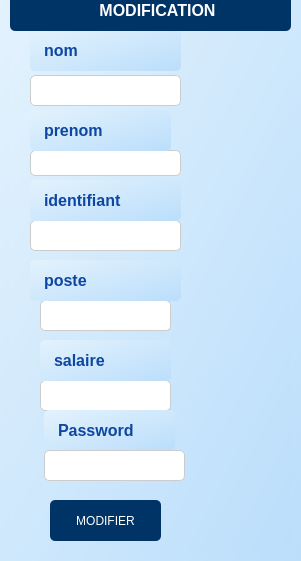
   <widget class="QGroupBox" name="gb_modifier">
    <property name="geometry">
     <rect>
      <x>580</x>
      <y>130</y>
      <width>301</width>
      <height>561</height>
     </rect>
    </property>
    <property name="styleSheet">
     <string notr="true">
QGroupBox {
    border: none; /* Pas de bordure */
    border-radius: 8px; /* Coins arrondis */
    padding: 10px; /* Espacement interne */
    margin: 10px; /* Espacement externe */
    background: qlineargradient(x1:0, y1:0, x2:1, y2:1, stop:0 #e3f2fd, stop:1 #bbdefb); /* Dégradé de bleu clair */
}

QGroupBox::title {
    subcontrol-origin: margin; /* Position du titre */
    left: 10px; /* Décalage à gauche */
    padding: 0 5px; /* Espacement autour du titre */
    color: #1976D2; /* Couleur du titre */
    font-size: 16px; /* Taille du titre */
    font-weight: bold; /* Titre en gras */
}</string>
    </property>
    <property name="title">
     <string>modifier</string>
    </property>
    <widget class="QLineEdit" name="lineEdit_6">
     <property name="geometry">
      <rect>
       <x>30</x>
       <y>75</y>
       <width>151</width>
       <height>31</height>
      </rect>
     </property>
     <property name="styleSheet">
      <string notr="true">QLineEdit {
    border: 1px solid #ccc; /* Bordure grise */
    border-radius: 5px; /* Coins arrondis */
    padding: 5px; /* Espacement interne */
    background-color: white; /* Fond blanc */
    color: #0D47A1; /* Texte bleu foncé */
    font-size: 16px; /* Taille de la police */
    box-shadow: 0px 2px 5px rgba(0, 0, 0, 0.1); /* Ombre */
}

QLineEdit:focus {
    border: 1px solid #2196F3; /* Bordure bleue au focus */
}</string>
     </property>
    </widget>
    <widget class="QLineEdit" name="lineEdit_7">
     <property name="geometry">
      <rect>
       <x>30</x>
       <y>150</y>
       <width>151</width>
       <height>26</height>
      </rect>
     </property>
     <property name="styleSheet">
      <string notr="true">QLineEdit {
    border: 1px solid #ccc; /* Bordure grise */
    border-radius: 5px; /* Coins arrondis */
    padding: 5px; /* Espacement interne */
    background-color: white; /* Fond blanc */
    color: #0D47A1; /* Texte bleu foncé */
    font-size: 16px; /* Taille de la police */
    box-shadow: 0px 2px 5px rgba(0, 0, 0, 0.1); /* Ombre */
}

QLineEdit:focus {
    border: 1px solid #2196F3; /* Bordure bleue au focus */
}</string>
     </property>
    </widget>
    <widget class="QLineEdit" name="lineEdit_9">
     <property name="geometry">
      <rect>
       <x>40</x>
       <y>300</y>
       <width>131</width>
       <height>31</height>
      </rect>
     </property>
     <property name="styleSheet">
      <string notr="true">QLineEdit {
    border: 1px solid #ccc; /* Bordure grise */
    border-radius: 5px; /* Coins arrondis */
    padding: 5px; /* Espacement interne */
    background-color: white; /* Fond blanc */
    color: #0D47A1; /* Texte bleu foncé */
    font-size: 16px; /* Taille de la police */
    box-shadow: 0px 2px 5px rgba(0, 0, 0, 0.1); /* Ombre */
}

QLineEdit:focus {
    border: 1px solid #2196F3; /* Bordure bleue au focus */
}</string>
     </property>
    </widget>
    <widget class="QLineEdit" name="lineEdit_10">
     <property name="geometry">
      <rect>
       <x>40</x>
       <y>380</y>
       <width>131</width>
       <height>31</height>
      </rect>
     </property>
     <property name="styleSheet">
      <string notr="true">QLineEdit {
    border: 1px solid #ccc; /* Bordure grise */
    border-radius: 5px; /* Coins arrondis */
    padding: 5px; /* Espacement interne */
    background-color: white; /* Fond blanc */
    color: #0D47A1; /* Texte bleu foncé */
    font-size: 16px; /* Taille de la police */
    box-shadow: 0px 2px 5px rgba(0, 0, 0, 0.1); /* Ombre */
}

QLineEdit:focus {
    border: 1px solid #2196F3; /* Bordure bleue au focus */
}</string>
     </property>
    </widget>
    <widget class="QLabel" name="label_6">
     <property name="geometry">
      <rect>
       <x>30</x>
       <y>110</y>
       <width>141</width>
       <height>41</height>
      </rect>
     </property>
     <property name="styleSheet">
      <string notr="true">QLabel {
    background-color: qlineargradient(x1:0, y1:0, x2:1, y2:1, stop:0 #e3f2fd, stop:1 #bbdefb); /* Fond bleu clair */
    color: #0D47A1; /* Texte bleu foncé */
    padding: 10px; /* Espacement interne */
    border-radius: 5px; /* Coins arrondis */
    font-size: 16px; /* Taille de la police */
    font-weight: bold; /* Texte en gras */
}</string>
     </property>
     <property name="text">
      <string>prenom</string>
     </property>
    </widget>
    <widget class="QLabel" name="label_10">
     <property name="geometry">
      <rect>
       <x>30</x>
       <y>260</y>
       <width>151</width>
       <height>41</height>
      </rect>
     </property>
     <property name="styleSheet">
      <string notr="true">QLabel {
    background-color: qlineargradient(x1:0, y1:0, x2:1, y2:1, stop:0 #e3f2fd, stop:1 #bbdefb); /* Fond bleu clair */
    color: #0D47A1; /* Texte bleu foncé */
    padding: 10px; /* Espacement interne */
    border-radius: 5px; /* Coins arrondis */
    font-size: 16px; /* Taille de la police */
    font-weight: bold; /* Texte en gras */
}</string>
     </property>
     <property name="text">
      <string>poste</string>
     </property>
    </widget>
    <widget class="QLabel" name="label_11">
     <property name="geometry">
      <rect>
       <x>40</x>
       <y>340</y>
       <width>131</width>
       <height>41</height>
      </rect>
     </property>
     <property name="styleSheet">
      <string notr="true">QLabel {
    background-color: qlineargradient(x1:0, y1:0, x2:1, y2:1, stop:0 #e3f2fd, stop:1 #bbdefb); /* Fond bleu clair */
    color: #0D47A1; /* Texte bleu foncé */
    padding: 10px; /* Espacement interne */
    border-radius: 5px; /* Coins arrondis */
    font-size: 16px; /* Taille de la police */
    font-weight: bold; /* Texte en gras */
}</string>
     </property>
     <property name="text">
      <string>salaire</string>
     </property>
    </widget>
    <widget class="QPushButton" name="pushButton_5">
     <property name="geometry">
      <rect>
       <x>50</x>
       <y>500</y>
       <width>111</width>
       <height>41</height>
      </rect>
     </property>
     <property name="styleSheet">
      <string notr="true">QPushButton {
    background-color: #003366; /* Bleu marin */
    color: white;
    border: none;
    padding: 10px 20px;
    border-radius: 5px;
    box-shadow: 0px 4px 6px rgba(0, 0, 0, 0.2); /* Ombre */
    transition: background-color 0.3s, transform 0.2s; /* Transition */
}

QPushButton:hover {
    background-color: #002244; /* Bleu marin plus foncé */
    transform: translateY(-2px); /* Légère élévation */
}

QPushButton:pressed {
    background-color: #001122; /* Bleu marin encore plus foncé */
    transform: translateY(0); /* Rétrogradation */
}</string>
     </property>
     <property name="text">
      <string>MODIFIER</string>
     </property>
    </widget>
    <widget class="QLineEdit" name="lineEdit_8">
     <property name="geometry">
      <rect>
       <x>30</x>
       <y>220</y>
       <width>151</width>
       <height>31</height>
      </rect>
     </property>
     <property name="styleSheet">
      <string notr="true">QLineEdit {
    border: 1px solid #ccc; /* Bordure grise */
    border-radius: 5px; /* Coins arrondis */
    padding: 5px; /* Espacement interne */
    background-color: white; /* Fond blanc */
    color: #0D47A1; /* Texte bleu foncé */
    font-size: 16px; /* Taille de la police */
    box-shadow: 0px 2px 5px rgba(0, 0, 0, 0.1); /* Ombre */
}

QLineEdit:focus {
    border: 1px solid #2196F3; /* Bordure bleue au focus */
}</string>
     </property>
    </widget>
    <widget class="QLabel" name="label_9">
     <property name="geometry">
      <rect>
       <x>30</x>
       <y>180</y>
       <width>151</width>
       <height>41</height>
      </rect>
     </property>
     <property name="styleSheet">
      <string notr="true">QLabel {
    background-color: qlineargradient(x1:0, y1:0, x2:1, y2:1, stop:0 #e3f2fd, stop:1 #bbdefb); /* Fond bleu clair */
    color: #0D47A1; /* Texte bleu foncé */
    padding: 10px; /* Espacement interne */
    border-radius: 5px; /* Coins arrondis */
    font-size: 16px; /* Taille de la police */
    font-weight: bold; /* Texte en gras */
}</string>
     </property>
     <property name="text">
      <string>identifiant</string>
     </property>
    </widget>
    <widget class="QLabel" name="label_5">
     <property name="geometry">
      <rect>
       <x>30</x>
       <y>30</y>
       <width>151</width>
       <height>41</height>
      </rect>
     </property>
     <property name="styleSheet">
      <string notr="true">QLabel {
    background-color: qlineargradient(x1:0, y1:0, x2:1, y2:1, stop:0 #e3f2fd, stop:1 #bbdefb); /* Fond bleu clair */
    color: #0D47A1; /* Texte bleu foncé */
    padding: 10px; /* Espacement interne */
    border-radius: 5px; /* Coins arrondis */
    font-size: 16px; /* Taille de la police */
    font-weight: bold; /* Texte en gras */
}</string>
     </property>
     <property name="text">
      <string>nom</string>
     </property>
    </widget>
    <widget class="QLabel" name="label_12">
     <property name="geometry">
      <rect>
       <x>10</x>
       <y>-10</y>
       <width>281</width>
       <height>41</height>
      </rect>
     </property>
     <property name="styleSheet">
      <string notr="true">QLabel {
    background-color: #003366; /* Bleu marin */
    color: white;
    border: none;
    padding: 10px 20px;
    border-radius: 5px;
    box-shadow: 0px 4px 6px rgba(0, 0, 0, 0.2); /* Ombre */
    transition: background-color 0.3s, transform 0.2s; /* Transition */
color: #ffffff; /* Texte bleu foncé */
    padding: 10px; /* Espacement interne */
    border-radius: 5px; /* Coins arrondis */
    font-size: 16px; /* Taille de la police */
    font-weight: bold; /* Texte en gras */

}

QLabel:hover {
    background-color: #002244; /* Bleu marin plus foncé */
    transform: translateY(-2px); /* Légère élévation */
}

QLabel:pressed {
    background-color: #001122; /* Bleu marin encore plus foncé */
    transform: translateY(0); /* Rétrogradation */
}</string>
     </property>
     <property name="text">
      <string>                 MODIFICATION</string>
     </property>
    </widget>
    <widget class="QLineEdit" name="lineEdit_16">
     <property name="geometry">
      <rect>
       <x>44</x>
       <y>450</y>
       <width>141</width>
       <height>31</height>
      </rect>
     </property>
     <property name="styleSheet">
      <string notr="true">QLineEdit {
    border: 1px solid #ccc; /* Bordure grise */
    border-radius: 5px; /* Coins arrondis */
    padding: 5px; /* Espacement interne */
    background-color: white; /* Fond blanc */
    color: #0D47A1; /* Texte bleu foncé */
    font-size: 16px; /* Taille de la police */
    box-shadow: 0px 2px 5px rgba(0, 0, 0, 0.1); /* Ombre */
}

QLineEdit:focus {
    border: 1px solid #2196F3; /* Bordure bleue au focus */
}</string>
     </property>
    </widget>
    <widget class="QLabel" name="label_14">
     <property name="geometry">
      <rect>
       <x>44</x>
       <y>410</y>
       <width>131</width>
       <height>40</height>
      </rect>
     </property>
     <property name="styleSheet">
      <string notr="true">QLabel {
    background-color: qlineargradient(x1:0, y1:0, x2:1, y2:1, stop:0 #e3f2fd, stop:1 #bbdefb); /* Fond bleu clair */
    color: #0D47A1; /* Texte bleu foncé */
    padding: 10px; /* Espacement interne */
    border-radius: 5px; /* Coins arrondis */
    font-size: 16px; /* Taille de la police */
    font-weight: bold; /* Texte en gras */
}</string>
     </property>
     <property name="text">
      <string>Password</string>
     </property>
    </widget>
   </widget>
